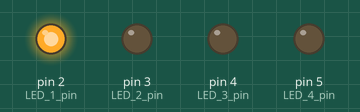
Bench run of a sketch on a simulated Arduino Uno, built with avr-gcc and run on an emulated ATmega328P. On the bench: output pins drawn as LEDs (lit = HIGH).

Above: at 0.05 s.
At 2.21 s:
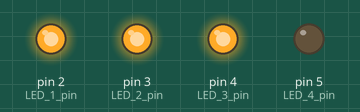
At 2.69 s:
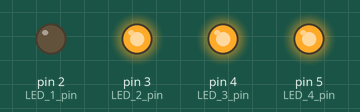
At 3.18 s:
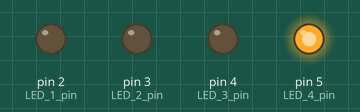
At 3.91 s:
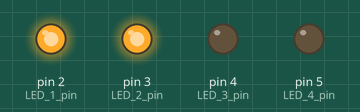
At 5.38 s:
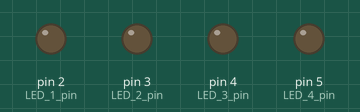
Timing chart, 0 to 7.2 s (numbered marks = the images above):
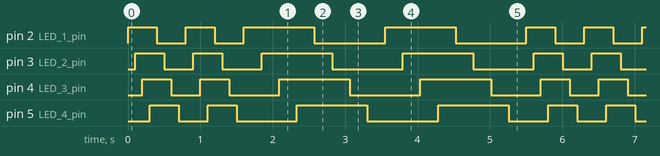

Measured:
- by itself, pin 2 (LED_1_pin): repeats every 5.5 s: LOW 0.40 s, HIGH 0.40 s, LOW 0.40 s, 2 × (HIGH 0.98 s, LOW 0.98 s), HIGH 0.40 s
- by itself, pin 3 (LED_2_pin): repeats every 5.5 s: LOW 0.40 s, HIGH 0.40 s, LOW 0.54 s, HIGH 0.98 s, LOW 0.98 s, HIGH 0.98 s, LOW 0.83 s, HIGH 0.40 s
- by itself, pin 4 (LED_3_pin): repeats every 5.5 s: LOW 0.40 s, HIGH 0.40 s, LOW 0.69 s, HIGH 0.98 s, LOW 0.98 s, HIGH 0.98 s, LOW 0.69 s, HIGH 0.40 s
- by itself, pin 5 (LED_4_pin): repeats every 5.5 s: LOW 0.40 s, HIGH 0.40 s, LOW 0.83 s, HIGH 0.98 s, LOW 0.98 s, HIGH 0.98 s, LOW 0.54 s, HIGH 0.40 s

The sketch:

More_Blinks.ino
```cpp
//PRIVATE MACROS****************************************************************
#define     LED_1_pin       2
#define     LED_2_pin       3
#define     LED_3_pin       4
#define     LED_4_pin       5

#define     LED_1           0
#define     LED_2           1
#define     LED_3           2
#define     LED_4           3

#define     NUM_LED         4

#define     LED_ON          HIGH
#define     LED_OFF         LOW

#define     DELAY_LONG      500
#define     DELAY_SHORT     100

//**CUSTOM TYPES****************************************************************
typedef unsigned char   led_pin_t;
typedef unsigned char   uint8_t;
typedef unsigned int    uint16_t;

//**FILE VARIABLES**************************************************************
led_pin_t ledPins[] = {LED_1_pin, LED_2_pin, LED_3_pin, LED_4_pin};

void setup()
{
    uint8_t i = 0;
    for ( ; i < NUM_LED; i++)
    {
        pinMode(ledPins[i], OUTPUT);
    }
}

//------------------------------------------------------------------------------
// Loop
// Main function of Blink sketch.
// param:   none
// return:  none
//------------------------------------------------------------------------------
void loop()
{
    uint16_t count = 0;

    for (count = 0; count < 2; count++)
    {
        displayLEDs(DELAY_SHORT);
    }
    for (count = 0; count < 2; count++)
    {
        displayLEDs(DELAY_LONG);
    }
}

//------------------------------------------------------------------------------
// Display LEDs
// Turns on all LEDs sequentially, then turns them off sequentially.
// param:   inDelay - time in ms to delay
// return:  none
//------------------------------------------------------------------------------
void displayLEDs(uint8_t inDelay)
{
    uint8_t i = 0;

    for ( ; i < NUM_LED; i++)   //turn on LEDs
    {
        digitalWrite(ledPins[i], LED_ON);
        delay(inDelay);
    }
    for (i = 0; i < NUM_LED; i++)
    {
        digitalWrite(ledPins[i], LED_OFF);
        delay(inDelay);
    }
}
```
